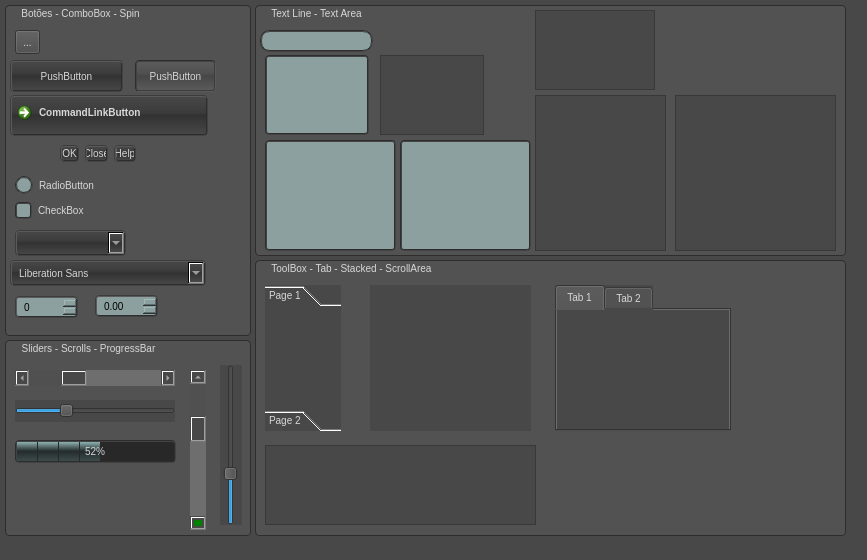
<ui version="4.0" >
 <class>Form</class>
 <widget class="QWidget" name="Form" >
  <property name="geometry" >
   <rect>
    <x>0</x>
    <y>0</y>
    <width>867</width>
    <height>560</height>
   </rect>
  </property>
  <property name="windowTitle" >
   <string>Form</string>
  </property>
  <property name="styleSheet" >
   <string notr="true" >/* ---------------------- All ---------------------- */
* {
	color: rgb(215, 215, 215);
	background-color: rgb(72, 72, 72);
	font-family: "Lucida Grande, Segoe UI";
	font-size: 10px;
}

/* ---------------------- Line Edit ---------------------- */
QLineEdit { 
	color: rgb(40, 40, 40);
	background-color: rgb(140, 160, 160);
	selection-background-color: rgb(245, 150, 40);
	padding: 0px 5px 0px 5px;
	border: 2px groove rgb(45,45,45);
	border-radius: 10px;
}

/* ---------------------- Label ---------------------- */
QLabel { 
	background-color: rgb(72, 72, 72, 0);
}

/* ---------------------- Push Button ---------------------- */
QPushButton {
	background-color: qlineargradient(spread:pad, x1:0.5, y1:1, x2:0.5, y2:0, stop:0 rgba(72, 72, 72, 255), stop:0.5 rgba(50, 50, 50, 255), stop:0.59 rgba(60, 60, 60, 255), stop:1 rgba(72, 72, 72, 255));
	border-radius: 4px;
	border-width: 2px;	
	border-style: groove;
	border-left-color: rgb(60, 60, 60);
	border-top-color: rgb(60, 60, 60);
	border-right-color: rgb(45, 45, 45);
	border-bottom-color: rgb(45, 45, 45);
}

QPushButton::pressed {
	background-color: qlineargradient(spread:pad, x1:0.5, y1:1, x2:0.5, y2:0, stop:0 rgba(92, 92, 92, 255), stop:0.5 rgba(70, 70, 70, 255), stop:0.59 rgba(80, 80, 80, 255), stop:1 rgba(92, 92, 92, 255));
	border-radius: 4px;
	border-width: 2px;	
	border-style: groove;
	border-left-color: rgb(45, 45, 45);
	border-top-color: rgb(45, 45, 45);
	border-right-color: rgb(60, 60, 60);
	border-bottom-color: rgb(60, 60, 60);
}

QPushButton::checked {
	background-color: qlineargradient(spread:pad, x1:0.5, y1:1, x2:0.5, y2:0, stop:0 rgba(92, 92, 92, 255), stop:0.5 rgba(70, 70, 70, 255), stop:0.59 rgba(80, 80, 80, 255), stop:1 rgba(92, 92, 92, 255));

	border-radius: 4px;
	border-width: 2px;	
	border-style: groove;
	border-left-color: rgb(45, 45, 45);
	border-top-color: rgb(45, 45, 45);
	border-right-color: rgb(60, 60, 60);
	border-bottom-color: rgb(60, 60, 60);
}


/* ---------------------- Combo Box ---------------------- */
QComboBox {
	background-color: qlineargradient(spread:pad, x1:0.5, y1:1, x2:0.5, y2:0, stop:0 rgba(72, 72, 72, 255), stop:0.5 rgba(50, 50, 50, 255), stop:0.59 rgba(60, 60, 60, 255), stop:1 rgba(72, 72, 72, 255));
	
	border-radius: 4px;
	border-width: 2px;	
	border-style: groove;
	border-left-color: rgb(60, 60, 60);
	border-top-color: rgb(60, 60, 60);
	border-right-color: rgb(45, 45, 45);
	border-bottom-color: rgb(45, 45, 45);
	padding: 0px 5px 0px 5px;
 }

QComboBox::drop-down { 
	background-color: qlineargradient(spread:pad, x1:0.5, y1:1, x2:0.5, y2:0, stop:0 rgba(72, 72, 72, 255), stop:0.5 rgba(50, 50, 50, 255), stop:0.59 rgba(60, 60, 60, 255), stop:1 rgba(72, 72, 72, 255));
	
	image: url(:/dark/up-down-dark-arrow.png);
	padding: 0px 2px 0px 2px;
	width: 15px; 
	border-left: 1px solid rgb(40,40,40);
}

QComboBox::down-arrow {
	image: url(:/dark/up-down-dark-arrow.png);
}

 QComboBox QAbstractItemView {
	color: black;
	background-color:rgb(140, 160, 160);  
	border: 2px groove rgb(45,45,45);
	selection-color: black;
	selection-background-color: rgb(245, 150, 40);
	padding: 4px 0px 4px 0px;
 }

/* ---------------------- List View ---------------------- */
QListView {
	color: black;
	background-color:rgb(140, 160, 160);
	selection-background-color: rgb(245, 150, 40);
	padding: 0px 5px 0px 5px;
	border: 2px groove rgb(45,45,45);
	border-radius: 4px;
}

/* ---------------------- Tree View ---------------------- */
QTreeView {
	color: black;
	background-color:rgb(140, 160, 160);
	selection-background-color: rgb(245, 150, 40);
	padding: 0px 5px 0px 5px;
	border: 2px groove rgb(45,45,45);
	border-radius: 4px;
}

/* ---------------------- Group Box ---------------------- */
QGroupBox {
	background-color: rgb(82, 82, 82);
	border: 1px solid rgb(45,45,45);
	border-radius: 4px;
}

QGroupBox::title {
	background-color: rgb(82,82,82,0);
	subcontrol-origin: margin;
	subcontrol-position: top left;
	padding: 2px 5px 0px 15px;
 }

/* ---------------------- Text Edit ---------------------- */
QTextEdit {
	color: black;
	background-color:rgb(140, 160, 160);
	selection-background-color: rgb(245, 150, 40);
	padding: 0px 5px 0px 5px;
	border: 2px groove rgb(45,45,45);
	border-radius: 4px;
}



/* ---------------------- Scroll Bar Vertical ---------------------- */
QScrollBar {
	border: 1px solid rgb(45,45,45);
	border-radius: 4px;
 }

 QScrollBar::handle::vertical {
	background-color: qlineargradient(spread:pad, x1:0.5, y1:1, x2:0.5, y2:0, stop:0 rgba(72, 72, 72, 255), stop:0.5 rgba(50, 50, 50, 255), stop:0.59 rgba(60, 60, 60, 255), stop:1 rgba(72, 72, 72, 255));

	image: url(:/dark/up-down-dark-arrow.png);
	min-height: 30px;
	border: 1px solid rgb(45,45,45);
	border-top-right-radius: 4px;
	border-bottom-right-radius: 4px;
 }

QScrollBar::down-arrow::vertical {
	background: green;
	min-height: 10px;
	min-width: 10px;
}

QScrollBar::sub-page::vertical {
	background: rgb(80,80,80);
}

QScrollBar::add-page::vertical {
	background: rgb(110,110,110);
}

/* ---------------------- Scroll Bar Horizontal ---------------------- */
QScrollBar {
	border: 1px solid rgb(45,45,45);
	border-radius: 4px;
 }

 QScrollBar::handle::horizontal {
		background-color: qlineargradient(spread:pad, x1:0.5, y1:1, x2:0.5, y2:0, stop:0 rgba(72, 72, 72, 255), stop:0.5 rgba(50, 50, 50, 255), stop:0.59 rgba(60, 60, 60, 255), stop:1 rgba(72, 72, 72, 255));

	image: url(:/dark/left-right-dark-arrow.png);
	min-width: 30px;
	border: 1px solid rgb(45,45,45);
	border-top-right-radius: 4px;
	border-top-left-radius: 4px;
 }

QScrollBar::down-arrow::horizontal {
	background: green;
	min-height: 10px;
	min-width: 10px;
}

QScrollBar::sub-page::horizontal {
	background: rgb(80,80,80);
}

QScrollBar::add-page::horizontal {
	background: rgb(110,110,110);
}


/* ---------------------- Check Box ---------------------- */
QCheckBox {
	background-color: rgb(72,72,72,0);
}

QCheckBox::indicator {
	background-color: rgb(140, 160, 160);
	selection-background-color: rgb(245, 150, 40);
	border: 2px groove rgb(45,45,45);
	border-radius: 4px;
	width: 13px;
	height: 13px;
}
QCheckBox::indicator::pressed {
	background-color: rgb(245, 150, 40);
}

 QCheckBox::indicator:checked {
	background-color: rgb(245, 150, 40);
	width: 13px;
	height: 13px;
	image: url(:/dark/checked-dark-checkBox.png);
 }

/* ---------------------- Radio Button ---------------------- */
QRadioButton {
	background-color: rgb(72,72,72,0);
}

QRadioButton::indicator {
	background-color: rgb(140, 160, 160);
	border: 2px groove rgb(45,45,45);
	border-radius: 9px;
	width: 14px;
	height: 14px;
}

 QRadioButton::indicator:checked {
	background-color: qradialgradient(spread:pad, cx:0.5, cy:0.5, radius:0.5, fx:0.5, fy:0.5, stop:0 rgba(245, 150, 40, 255), stop:1 rgba(235, 117, 0, 255));

	width: 14px;
	height: 14px;
	image: url(:/dark/right-dark-arrow.png);
 }

/* ---------------------- Spin Box ---------------------- */
QSpinBox {
	color: black;
	background-color: rgb(140, 160, 160);
	selection-background-color: rgb(245, 150, 40);
	border-radius: 4px;
	border-width: 2px;	
	border-style: groove;
	border-left-color: rgb(60, 60, 60);
	border-top-color: rgb(60, 60, 60);
	border-right-color: rgb(45, 45, 45);
	border-bottom-color: rgb(45, 45, 45);
	padding: 0px 5px 0px 5px;
 }

QSpinBox::up-button { 
	background-color: qlineargradient(spread:pad, x1:0.5, y1:1, x2:0.5, y2:0, stop:0 rgba(72, 72, 72, 255), stop:0.5 rgba(50, 50, 50, 255), stop:0.59 rgba(60, 60, 60, 255), stop:1 rgba(72, 72, 72, 255));
	
	image: url(:/dark/up-dark-arrow.png);
	width: 15px; 
	border-left: 1px solid rgb(40,40,40);
	border-bottom: 1px solid rgb(40,40,40);
	border-top-right-radius: 4px;
}

QSpinBox::up-button::pressed {
	background-color: qlineargradient(spread:pad, x1:0.5, y1:1, x2:0.5, y2:0, stop:0 rgba(92, 92, 92, 255), stop:0.5 rgba(70, 70, 70, 255), stop:0.59 rgba(80, 80, 80, 255), stop:1 rgba(92, 92, 92, 255));
}

QSpinBox::down-button {
	background-color: qlineargradient(spread:pad, x1:0.5, y1:1, x2:0.5, y2:0, stop:0 rgba(72, 72, 72, 255), stop:0.5 rgba(50, 50, 50, 255), stop:0.59 rgba(60, 60, 60, 255), stop:1 rgba(72, 72, 72, 255));
	
	image: url(:/dark/down-dark-arrow.png);
	width: 15px; 
	border-left: 1px solid rgb(40,40,40);
	border-top: 1px solid rgb(40,40,40);
	border-bottom-right-radius: 4px;
}

QSpinBox::down-button::pressed {
	background-color: qlineargradient(spread:pad, x1:0.5, y1:1, x2:0.5, y2:0, stop:0 rgba(92, 92, 92, 255), stop:0.5 rgba(70, 70, 70, 255), stop:0.59 rgba(80, 80, 80, 255), stop:1 rgba(92, 92, 92, 255));
}

/* ---------------------- Double Spin Box ---------------------- */
QDoubleSpinBox {
	color: black;
	background-color: rgb(140, 160, 160);
	selection-background-color: rgb(245, 150, 40);
	border-radius: 4px;
	border-width: 2px;	
	border-style: groove;
	border-left-color: rgb(60, 60, 60);
	border-top-color: rgb(60, 60, 60);
	border-right-color: rgb(45, 45, 45);
	border-bottom-color: rgb(45, 45, 45);
	padding: 0px 5px 0px 5px;
 }

QDoubleSpinBox::up-button { 
	background-color: qlineargradient(spread:pad, x1:0.5, y1:1, x2:0.5, y2:0, stop:0 rgba(72, 72, 72, 255), stop:0.5 rgba(50, 50, 50, 255), stop:0.59 rgba(60, 60, 60, 255), stop:1 rgba(72, 72, 72, 255));
	
	image: url(:/dark/up-dark-arrow.png);
	width: 15px; 
	border-left: 1px solid rgb(40,40,40);
	border-bottom: 1px solid rgb(40,40,40);
	border-top-right-radius: 4px;
}

QDoubleSpinBox::up-button::pressed {
	background-color: qlineargradient(spread:pad, x1:0.5, y1:1, x2:0.5, y2:0, stop:0 rgba(92, 92, 92, 255), stop:0.5 rgba(70, 70, 70, 255), stop:0.59 rgba(80, 80, 80, 255), stop:1 rgba(92, 92, 92, 255));
}

QDoubleSpinBox::down-button {
	background-color: qlineargradient(spread:pad, x1:0.5, y1:1, x2:0.5, y2:0, stop:0 rgba(72, 72, 72, 255), stop:0.5 rgba(50, 50, 50, 255), stop:0.59 rgba(60, 60, 60, 255), stop:1 rgba(72, 72, 72, 255));
	
	image: url(:/dark/down-dark-arrow.png);
	width: 15px; 
	border-left: 1px solid rgb(40,40,40);
	border-top: 1px solid rgb(40,40,40);
	border-bottom-right-radius: 4px;
}

QDoubleSpinBox::down-button::pressed {
	background-color: qlineargradient(spread:pad, x1:0.5, y1:1, x2:0.5, y2:0, stop:0 rgba(92, 92, 92, 255), stop:0.5 rgba(70, 70, 70, 255), stop:0.59 rgba(80, 80, 80, 255), stop:1 rgba(92, 92, 92, 255));
}

/* ---------------------- Line Edit ---------------------- */
QProgressBar { 
	color: rgb(215, 215, 215);
	background-color: rgb(40, 40, 40);
	border: 2px groove rgb(45,45,45);
	border-radius: 4px;
	text-align: center;
}
QProgressBar::chunk { 
	background-color: qlineargradient(spread:pad, x1:0.5, y1:1, x2:0.5, y2:0, stop:0 rgba(60, 75, 75, 255), stop:0.5 rgba(36, 45, 45, 255), stop:0.59 rgba(49, 61, 61, 255), stop:1 rgba(142, 177, 177, 255));

	border-right: 1px solid rgb(40,40,40);
	width: 20px;
	margin: 0px 0.2px 0px 0px;
}

</string>
  </property>
  <widget class="QGroupBox" name="groupBox_2" >
   <property name="geometry" >
    <rect>
     <x>5</x>
     <y>5</y>
     <width>246</width>
     <height>331</height>
    </rect>
   </property>
   <property name="title" >
    <string>Botões - ComboBox - Spin</string>
   </property>
   <widget class="QPushButton" name="pushButton" >
    <property name="geometry" >
     <rect>
      <x>5</x>
      <y>55</y>
      <width>113</width>
      <height>32</height>
     </rect>
    </property>
    <property name="text" >
     <string>PushButton</string>
    </property>
   </widget>
   <widget class="QToolButton" name="toolButton" >
    <property name="geometry" >
     <rect>
      <x>10</x>
      <y>25</y>
      <width>25</width>
      <height>24</height>
     </rect>
    </property>
    <property name="text" >
     <string>...</string>
    </property>
   </widget>
   <widget class="QCommandLinkButton" name="commandLinkButton" >
    <property name="geometry" >
     <rect>
      <x>5</x>
      <y>90</y>
      <width>198</width>
      <height>41</height>
     </rect>
    </property>
    <property name="text" >
     <string>CommandLinkButton</string>
    </property>
   </widget>
   <widget class="QRadioButton" name="radioButton" >
    <property name="geometry" >
     <rect>
      <x>10</x>
      <y>170</y>
      <width>101</width>
      <height>21</height>
     </rect>
    </property>
    <property name="text" >
     <string>RadioButton</string>
    </property>
   </widget>
   <widget class="QCheckBox" name="checkBox" >
    <property name="geometry" >
     <rect>
      <x>10</x>
      <y>195</y>
      <width>101</width>
      <height>21</height>
     </rect>
    </property>
    <property name="text" >
     <string>CheckBox</string>
    </property>
   </widget>
   <widget class="QDialogButtonBox" name="buttonBox" >
    <property name="geometry" >
     <rect>
      <x>55</x>
      <y>140</y>
      <width>76</width>
      <height>17</height>
     </rect>
    </property>
    <property name="standardButtons" >
     <set>QDialogButtonBox::Close|QDialogButtonBox::Help|QDialogButtonBox::Ok</set>
    </property>
    <property name="centerButtons" >
     <bool>false</bool>
    </property>
   </widget>
   <widget class="QComboBox" name="comboBox" >
    <property name="geometry" >
     <rect>
      <x>10</x>
      <y>225</y>
      <width>111</width>
      <height>26</height>
     </rect>
    </property>
   </widget>
   <widget class="QFontComboBox" name="fontComboBox" >
    <property name="geometry" >
     <rect>
      <x>5</x>
      <y>255</y>
      <width>196</width>
      <height>26</height>
     </rect>
    </property>
   </widget>
   <widget class="QSpinBox" name="spinBox" >
    <property name="geometry" >
     <rect>
      <x>10</x>
      <y>291</y>
      <width>63</width>
      <height>22</height>
     </rect>
    </property>
   </widget>
   <widget class="QDoubleSpinBox" name="doubleSpinBox" >
    <property name="geometry" >
     <rect>
      <x>90</x>
      <y>290</y>
      <width>63</width>
      <height>22</height>
     </rect>
    </property>
   </widget>
   <widget class="QPushButton" name="pushButton_2" >
    <property name="geometry" >
     <rect>
      <x>130</x>
      <y>55</y>
      <width>81</width>
      <height>32</height>
     </rect>
    </property>
    <property name="text" >
     <string>PushButton</string>
    </property>
    <property name="checkable" >
     <bool>true</bool>
    </property>
    <property name="checked" >
     <bool>true</bool>
    </property>
   </widget>
  </widget>
  <widget class="QGroupBox" name="groupBox_3" >
   <property name="geometry" >
    <rect>
     <x>5</x>
     <y>340</y>
     <width>246</width>
     <height>196</height>
    </rect>
   </property>
   <property name="title" >
    <string>Sliders - Scrolls - ProgressBar</string>
   </property>
   <widget class="QProgressBar" name="progressBar" >
    <property name="geometry" >
     <rect>
      <x>10</x>
      <y>100</y>
      <width>161</width>
      <height>23</height>
     </rect>
    </property>
    <property name="value" >
     <number>52</number>
    </property>
   </widget>
   <widget class="QScrollBar" name="horizontalScrollBar" >
    <property name="geometry" >
     <rect>
      <x>10</x>
      <y>30</y>
      <width>160</width>
      <height>16</height>
     </rect>
    </property>
    <property name="sliderPosition" >
     <number>30</number>
    </property>
    <property name="orientation" >
     <enum>Qt::Horizontal</enum>
    </property>
   </widget>
   <widget class="QSlider" name="horizontalSlider" >
    <property name="geometry" >
     <rect>
      <x>10</x>
      <y>60</y>
      <width>160</width>
      <height>22</height>
     </rect>
    </property>
    <property name="sliderPosition" >
     <number>30</number>
    </property>
    <property name="orientation" >
     <enum>Qt::Horizontal</enum>
    </property>
   </widget>
   <widget class="QSlider" name="verticalSlider" >
    <property name="geometry" >
     <rect>
      <x>215</x>
      <y>25</y>
      <width>22</width>
      <height>160</height>
     </rect>
    </property>
    <property name="sliderPosition" >
     <number>30</number>
    </property>
    <property name="orientation" >
     <enum>Qt::Vertical</enum>
    </property>
   </widget>
   <widget class="QScrollBar" name="verticalScrollBar" >
    <property name="geometry" >
     <rect>
      <x>185</x>
      <y>30</y>
      <width>16</width>
      <height>160</height>
     </rect>
    </property>
    <property name="sliderPosition" >
     <number>30</number>
    </property>
    <property name="orientation" >
     <enum>Qt::Vertical</enum>
    </property>
   </widget>
  </widget>
  <widget class="QGroupBox" name="groupBox_4" >
   <property name="geometry" >
    <rect>
     <x>255</x>
     <y>5</y>
     <width>591</width>
     <height>251</height>
    </rect>
   </property>
   <property name="title" >
    <string>Text Line - Text Area</string>
   </property>
   <widget class="QLineEdit" name="lineEdit" >
    <property name="geometry" >
     <rect>
      <x>5</x>
      <y>25</y>
      <width>113</width>
      <height>22</height>
     </rect>
    </property>
   </widget>
   <widget class="QTextEdit" name="textEdit" >
    <property name="geometry" >
     <rect>
      <x>10</x>
      <y>50</y>
      <width>104</width>
      <height>80</height>
     </rect>
    </property>
   </widget>
   <widget class="QPlainTextEdit" name="plainTextEdit" >
    <property name="geometry" >
     <rect>
      <x>125</x>
      <y>50</y>
      <width>104</width>
      <height>80</height>
     </rect>
    </property>
   </widget>
   <widget class="QColumnView" name="columnView" >
    <property name="geometry" >
     <rect>
      <x>420</x>
      <y>90</y>
      <width>161</width>
      <height>156</height>
     </rect>
    </property>
   </widget>
   <widget class="QTableView" name="tableView" >
    <property name="geometry" >
     <rect>
      <x>280</x>
      <y>90</y>
      <width>131</width>
      <height>156</height>
     </rect>
    </property>
   </widget>
   <widget class="QListView" name="listView" >
    <property name="geometry" >
     <rect>
      <x>10</x>
      <y>135</y>
      <width>131</width>
      <height>111</height>
     </rect>
    </property>
   </widget>
   <widget class="QTreeView" name="treeView" >
    <property name="geometry" >
     <rect>
      <x>145</x>
      <y>135</y>
      <width>131</width>
      <height>111</height>
     </rect>
    </property>
   </widget>
   <widget class="QFrame" name="frame" >
    <property name="geometry" >
     <rect>
      <x>280</x>
      <y>5</y>
      <width>120</width>
      <height>80</height>
     </rect>
    </property>
    <property name="frameShape" >
     <enum>QFrame::StyledPanel</enum>
    </property>
   </widget>
  </widget>
  <widget class="QGroupBox" name="groupBox_5" >
   <property name="geometry" >
    <rect>
     <x>255</x>
     <y>260</y>
     <width>591</width>
     <height>276</height>
    </rect>
   </property>
   <property name="title" >
    <string>ToolBox - Tab - Stacked - ScrollArea</string>
   </property>
   <widget class="QStackedWidget" name="stackedWidget" >
    <property name="geometry" >
     <rect>
      <x>115</x>
      <y>25</y>
      <width>161</width>
      <height>146</height>
     </rect>
    </property>
    <widget class="QWidget" name="page_3" />
    <widget class="QWidget" name="page_4" />
   </widget>
   <widget class="QToolBox" name="toolBox" >
    <property name="geometry" >
     <rect>
      <x>10</x>
      <y>25</y>
      <width>76</width>
      <height>146</height>
     </rect>
    </property>
    <property name="currentIndex" >
     <number>0</number>
    </property>
    <widget class="QWidget" name="page" >
     <property name="geometry" >
      <rect>
       <x>0</x>
       <y>0</y>
       <width>76</width>
       <height>84</height>
      </rect>
     </property>
     <attribute name="label" >
      <string>Page 1</string>
     </attribute>
    </widget>
    <widget class="QWidget" name="page_2" >
     <property name="geometry" >
      <rect>
       <x>0</x>
       <y>0</y>
       <width>100</width>
       <height>30</height>
      </rect>
     </property>
     <attribute name="label" >
      <string>Page 2</string>
     </attribute>
    </widget>
   </widget>
   <widget class="QTabWidget" name="tabWidget" >
    <property name="geometry" >
     <rect>
      <x>300</x>
      <y>25</y>
      <width>176</width>
      <height>146</height>
     </rect>
    </property>
    <widget class="QWidget" name="tab" >
     <attribute name="title" >
      <string>Tab 1</string>
     </attribute>
    </widget>
    <widget class="QWidget" name="tab_2" >
     <attribute name="title" >
      <string>Tab 2</string>
     </attribute>
    </widget>
   </widget>
   <widget class="QScrollArea" name="scrollArea" >
    <property name="geometry" >
     <rect>
      <x>10</x>
      <y>185</y>
      <width>271</width>
      <height>80</height>
     </rect>
    </property>
    <property name="widgetResizable" >
     <bool>true</bool>
    </property>
    <widget class="QWidget" name="scrollAreaWidgetContents" >
     <property name="geometry" >
      <rect>
       <x>0</x>
       <y>0</y>
       <width>267</width>
       <height>76</height>
      </rect>
     </property>
    </widget>
   </widget>
  </widget>
 </widget>
 <resources>
  <include location="images/images.qrc" />
 </resources>
 <connections/>
</ui>
